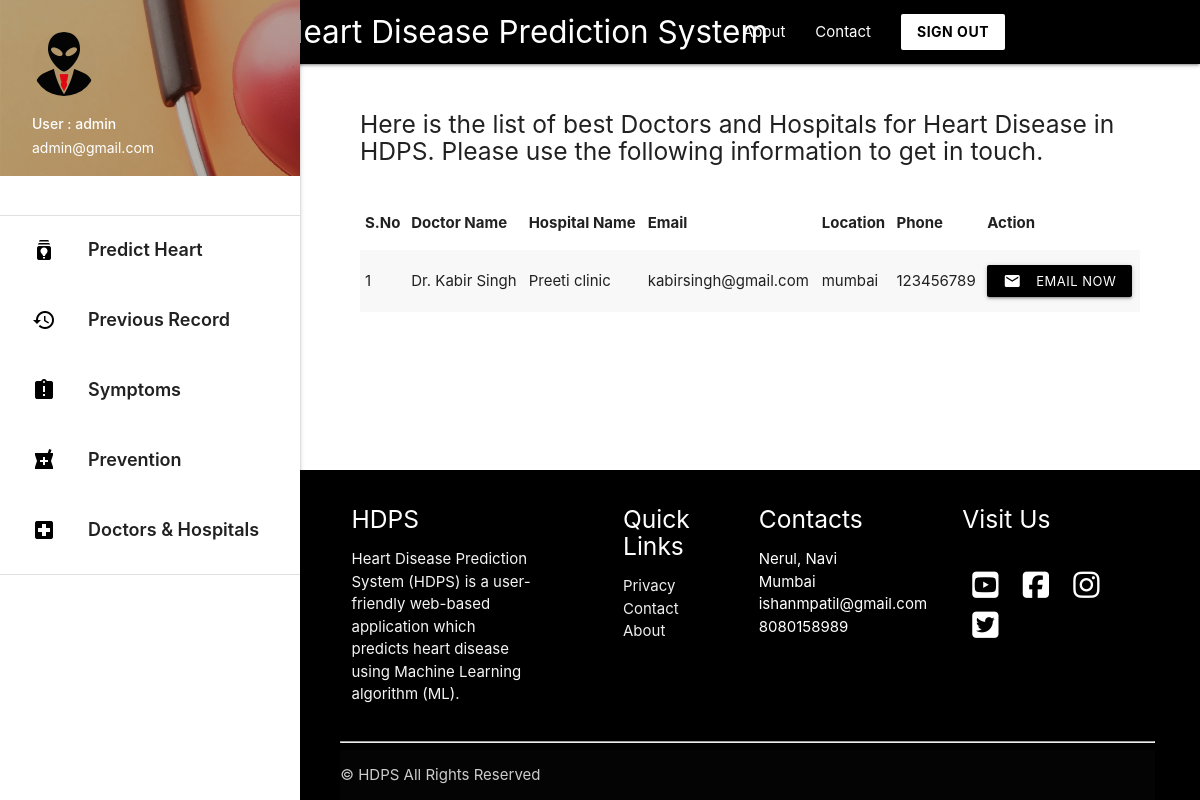
The app's page /doctorhospital (signed in) with its own data.
### predictor/models.py (models this page shows)
class DoctorHospital(models.Model):
    doctor_name = models.CharField(max_length=25)
    hospital_name = models.CharField(max_length=25)
    email = models.EmailField()
    phone_no = models.IntegerField()
    Location = models.CharField(max_length=25)

### predictor/views.py (the view)
# urls.py: path('doctorhospital', views.doctorhospital , name='doctorhospital'),
def doctorhospital(request): # Displays list of doctors and hospitals for user
    if request.user.is_authenticated:
        datas = DoctorHospital.objects.all()
        return render(request , 'doctorshospitals.html',{'datas':datas})
    return render('/')

### templates/doctorshospitals.html (shortened to what this page needs)
{% extends 'base_layout2.html' %}
{% block content %}
<div class="con">
  <h5 > Here is the list of best Doctors and Hospitals for Heart Disease in HDPS. Please use the following information to get in touch.  </h5>
<br>
  <table class="striped">
   <thead>
     <tr>
         <th>S.No</th>
         <th>Doctor Name</th>
         <th>Hospital Name</th>
         <th>Email</th>
         <th>Location</th>
         <th>Phone</th>
         <th> Action</th>
     </tr>
   </thead>
   <tbody>
     {% for data in datas %}
     <tr>
       <td>{{ forloop.counter }}</td>
       <td>{{ data.doctor_name }}</td>
       <td>{{ data.hospital_name }}</td>
       <td>{{ data.email }}</td>
       <td>{{ data.Location }}</td>
       <td>{{ data.phone_no }}</td>
       <td>
         <a class="waves-effect waves-light btn-small black" href="https://mail.google.com/mail/?view=cm&fs=1&to={{ data.email }}" target="_blank"><i class="material-icons left">mail</i>Email Now</a>
      </td>
     </tr>
    {% endfor %}
   </tbody>
 </table>
<br> <br>
</div>
{% endblock %}

### templates/base_layout2.html (shortened to what this page needs)
{% load static %}
<!DOCTYPE html>
<html lang="en">
<head>
  <link href="{% static 'css/materialize.css' %}" type="text/css" rel="stylesheet" media="screen,projection"/>
  <link href="{% static 'css/style.css' %}" type="text/css" rel="stylesheet" media="screen,projection"/>
</head>
<body>
        <div class="navbar-fixed">
          <nav class="black">
            <div class="container">
              <div class="nav-wrapper">
                <a href="/" style="padding-left: 100px;"    class="brand-logo ">Heart Disease Prediction System</a>
                <ul class="right hide-on-med-and-down hover_backcolor">
                  <li><a href="{% url 'about' %}">About</a></li>
                  <li><a href="{% url 'contact' %}">Contact</a></li>
                  <a class=" white black-text waves-effect waves-dark btn  modal-trigger" href="/signout"><b>SIGN OUT </b></a>
                </ul>
              </div>
            </div>
          </nav>
        </div>
      <ul id="slide-out" class="sidenav sidenav-fixed">
        <li><div class="user-view">
          <div class="background">
            <img src="{% static 'img/about.png' %}">
          </div>
          <a href="#user"><img class="circle" src="{% static 'img/user.png' %}"></a>
          <a href="#name"><span class="white-text name">User : {{ request.user.username }} </span></a>
          <a href="#email"><span class="white-text email">{{ request.user.email }}</span></a>
        </div></li>
        <br>
        <li><div class="divider"></div></li>
        <li><a style="font-weight: 600; font-size: 18px; height: 70px; padding-top: 10px;" class="waves-effect hoverable" href="/"><i class="material-icons black-text">batch_prediction</i> Predict Heart Disease </a></li>
        <li><a style="font-weight: 600; font-size: 18px; height: 70px; padding-top: 10px;" class="waves-effect hoverable" href="{% url 'record' %}"><i class="material-icons black-text">history</i> Previous Record </a></li>
        <li><a style="font-weight: 600; font-size: 18px; height: 70px; padding-top: 10px;" class="waves-effect hoverable" href="{% url 'symptoms' %}"><i class="material-icons black-text" >assignment_late</i> Symptoms  </a></li>
        <li><a style="font-weight: 600; font-size: 18px; height: 70px; padding-top: 10px;" class="waves-effect hoverable" href="{% url 'prevention' %}"><i class="material-icons black-text">local_pharmacy</i> Prevention   </a></li>
        <li><a style="font-weight: 600; font-size: 18px; height: 70px; padding-top: 10px;" class="waves-effect hoverable" href="{% url 'doctorhospital' %}"><i class="material-icons black-text">local_hospital</i> Doctors & Hospitals   </a></li>
        <li><div class="divider"></div></li>
      </ul>
      <a href="#" data-target="slide-out" class="sidenav-trigger"><i class="material-icons">menu</i></a>
    {% block content %}
    {% endblock %}
            <section>
            <footer class=" hide-on-small-only black page-footer">
              <div class="" style=" width: 90%; margin: auto;">
                <div class="row">
                  <div class="col  s12 m6 l3 ">
                    <h5 class="white-text">HDPS</h5>
                    <p class="grey-text text-lighten-4">Heart Disease Prediction System (HDPS) is a user-friendly web-based application which predicts heart disease using
                        Machine Learning algorithm (ML). </p>
                  </div>
                  <div class="  col l2 m6 s12 offset-l1 ">
                    <h5 class="white-text">Quick Links</h5>
                    <ul>
                   <li><a class="grey-text text-lighten-3" href="{% url 'privacy' %}">Privacy</a></li>
                      <li><a class="grey-text text-lighten-3" href="mailto:ishanmpatil@gmail.com" target="_blank">Contact</a></li>
                      <li><a class="grey-text text-lighten-3" href="{% url 'about' %}">About</a></li>
                    </ul>
                  </div>
                  <div class="col l2 m6 s12  ">
                      <h5 class="white-text">Contacts</h5>
                      <ul>
                      <li>Nerul, Navi Mumbai</li>
                      <li>ishanmpatil@gmail.com</li>
                      <li>8080158989</li>
                  </ul>
                  </div>
                  <div class=" col l3 m6 s12 offset-l1 ">
                      <h5 class="white-text">Visit Us</h5>
                      <br>
                      <a href="https://www.youtube.com/" target="_blank"> <i style="color: white; margin: 5px 10px;"  class="fab fa-youtube-square fa-2x"></i></a>
                  <a href="https://www.youtube.com/" target="_blank"> <i style="color: white; margin: 5px 10px;" class="fab fa-facebook-square fa-2x"></i></a>
                  <a href="https://www.youtube.com/" target="_blank"> <i style="color: white; margin: 5px 10px;" class="fab fa-instagram fa-2x"></i></a>
                  <a href="https://www.youtube.com/" target="_blank"> <i style="color: white; margin: 5px 10px;" class="fab fa-twitter-square fa-2x"></i> </a>
                  </div>
                </div>
                <hr>
              <div class="footer-copyright">
                ©  HDPS All Rights Reserved
              </div>
          </div>
            </footer>
          </section>
  </body>
</html>

### templates/doctorshospitals.html (style rules this page uses)
footer { padding-left: 295px; }
.con { padding-left: 390px; width: 90%; flex: 1 0 auto; }
body { display: flex; min-height: 100vh; flex-direction: column; }

### templates/base_layout2.html (style rules this page uses)
footer { padding-left: 295px; }
.con { padding-left: 360px; width: 95%; }

### records on screen
DoctorHospital: doctor_name "Dr. Kabir Singh", hospital_name "Preeti clinic", email "kabirsingh@gmail.com", Location "mumbai", phone_no "123456789"

### other values on screen
{{ request.user.username }} "admin"
{{ request.user.email }} "admin@gmail.com"
